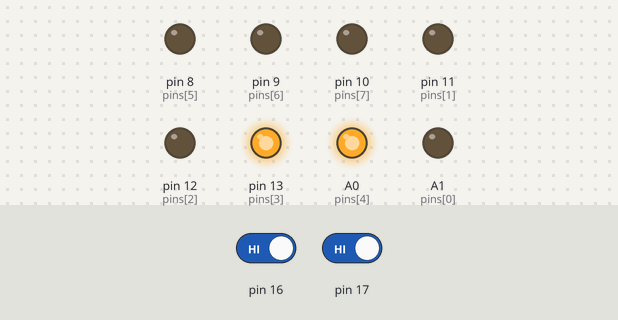
A sketch run on a simulated Arduino Uno, built with avr-gcc and run on an emulated ATmega328P. Shown: output pins drawn as LEDs (lit = HIGH). Dashed ring = blinking. The test bench sets the inputs (shaded band); at power-on: pin 16 HIGH, pin 17 HIGH.

Above: at 1.2 s.
1.3 s: pin 16 driven LOW
At 2.65 s:
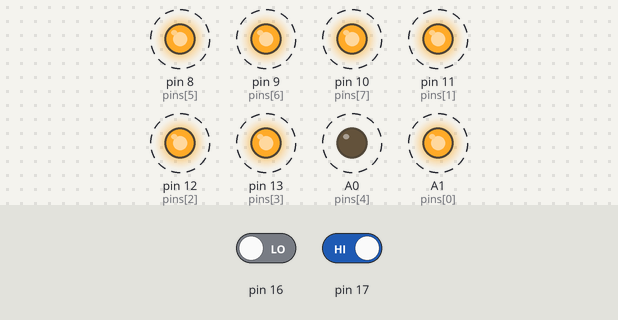
4.3 s: pin 17 driven LOW
At 5.1 s:
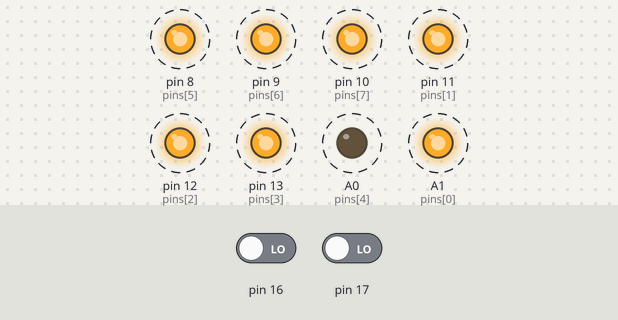
7.3 s: pin 16 driven HIGH
At 7.7 s:
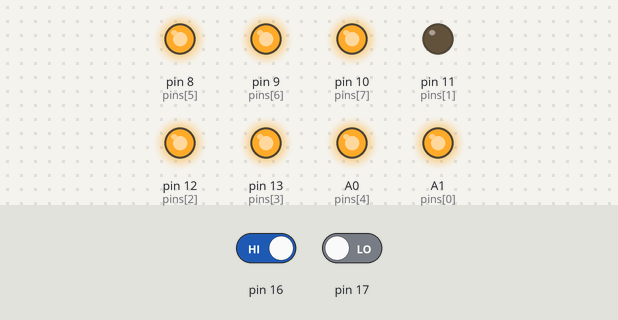
10.3 s: pin 17 driven HIGH
At 10.8 s:
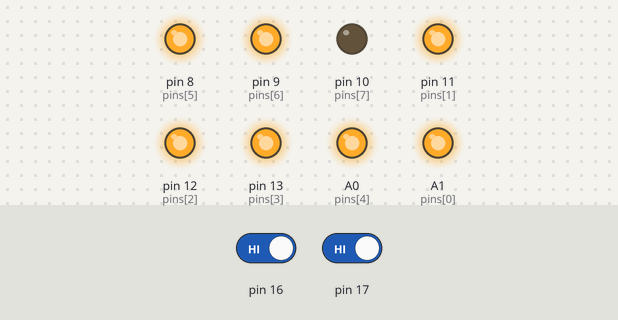
Timing chart, 0 to 12.8 s (numbered marks = the images above; inputs shaded):
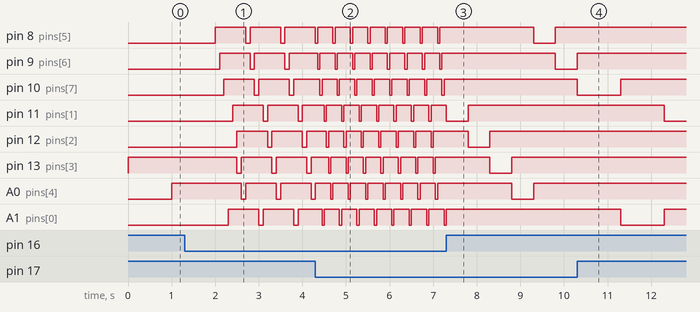

Measured:
- after the input at 1.3 s, pin 11 (pins[1]): alternates HIGH for 0.70 s and LOW for 0.10 s, starting after 1.1 s; pin 12 (pins[2]): alternates HIGH for 0.70 s and LOW for 0.10 s, starting after 1.2 s
- after the input at 4.3 s, pin 8 (pins[5]), pin 9 (pins[6]): alternates HIGH for 0.35 s and LOW for 0.05 s, starting after 0.05 s
- after the input at 7.3 s, pin 10 (pins[7]): stops changing and stays HIGH; A1 (pins[0]): goes on until 7.3 s, then stays HIGH
- after the input at 10.3 s, pin 12 (pins[2]): stays HIGH (without the input it goes to LOW after 1.5 s); pin 13 (pins[3]): stays HIGH (without the input it goes to LOW after 2.0 s)
- by itself, pin 8 (pins[5]), pin 9 (pins[6]), pin 10 (pins[7]): alternates HIGH for 0.70 s and LOW for 0.10 s

The sketch:

ukol_2_malinda_hw.ino
```cpp
// pripravek M8LED na portu BC

int pins[] = {A1, 11, 12, 13, A0, 8, 9, 10}; // vystupni piny v poradi v jakem se budou prochazet
unsigned char pos = 3;						 // aktualni  pozice

void setup()
{
	// nastaveni pinu jako vystupni
	for (int i = 0; i < 8; i++)
	{
		pinMode(pins[i], OUTPUT);
	}
}

void loop()
{
	// Nastavení zpoždění podle stavu vstupních pinů
	int delay_time = 0;
	if (digitalRead(16) == LOW && digitalRead(17) == LOW)
	{
		delay_time = 50;
	}
	else if (digitalRead(16) == LOW && digitalRead(17) == HIGH)
	{
		delay_time = 100;
	}
	else if (digitalRead(16) == HIGH && digitalRead(17) == LOW)
	{
		delay_time = 500;
	}
	else if (digitalRead(16) == HIGH && digitalRead(17) == HIGH)
	{
		delay_time = 1000;
	}

	digitalWrite(pins[pos], HIGH); // zhasnout LED
	if (++pos > 7)
		pos = 0;				  // posuv na dalsi pozici
	digitalWrite(pins[pos], LOW); // rozsvitit dalsi
	delay(delay_time);			  // cekani podle zvoleneho zpozdeni
}
```
